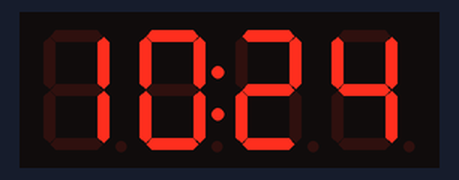
This sketch was run on a simulated Arduino Uno, built for the host (arithmetic inside an expression is 32-bit, double 64-bit). On the bench: 4-digit seven-segment display. The local clock reads 2024-03-15 10:24:30 at power-on unless the sketch sets it.

Above: at 1.25 s.
At 64.6 s:
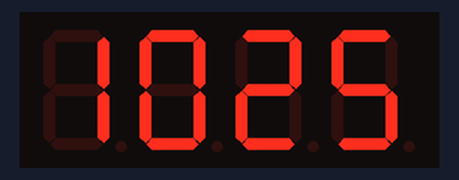
At 129.3 s:
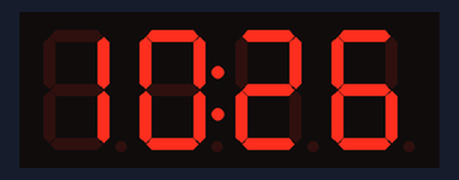

The sketch:

display_clock.ino
```cpp
#include "GyverTM1637.h"
GyverTM1637 disp(2, 3);

#include <microDS3231.h>
MicroDS3231 rtc;


#define MY_PERIOD1 1000  // период в мс
uint32_t tmr1;           // переменная таймера

#define MY_PERIOD2 500  // период в мс
uint32_t tmr2;          // переменная таймера

bool flag = false;

void setup() {
  Serial.begin(9600);
  disp.clear();        // очистить
  disp.brightness(2);  // яркость 0-7
}


void loop() {

  if (millis() - tmr1 >= MY_PERIOD1) {                    // ищем разницу
    tmr1 = millis();                                      // сброс таймера
    disp.displayClock(rtc.getHours(), rtc.getMinutes());  // вывести часы и минуты
  }


  if (millis() - tmr2 >= MY_PERIOD2) {  // ищем разницу
    tmr2 = millis();                    // сброс таймера
    // мигаем двоеточием дисплея
    disp.point(int(flag));
    flag = !flag;
  }
}
```
